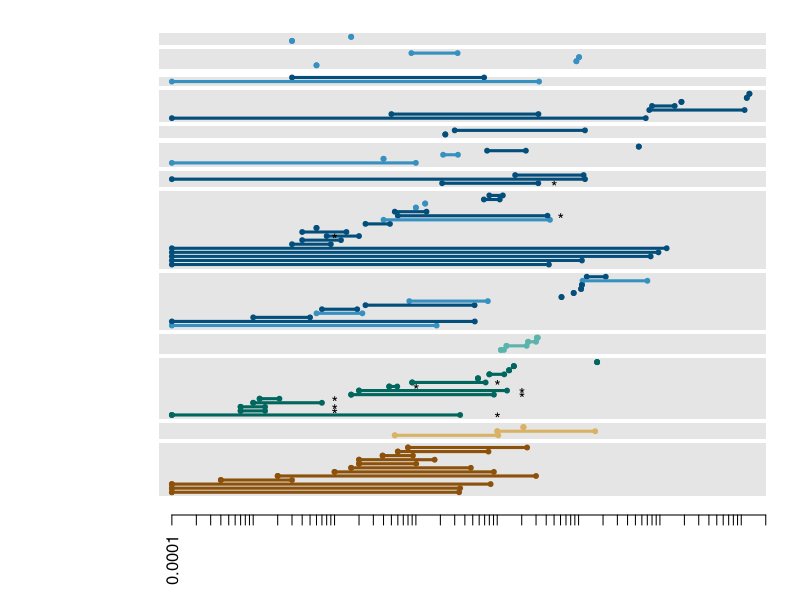

Write R code to recreate this figure.
library(tidyverse)
pools_rates = read.csv("mc_pools_fluxes.csv")
inverts = pools_rates %>% 
  filter(majorGroup == "invertebrate") %>%
  filter(!tissue=="reproductive", 
         !tissue=="gland",
         !tissue=="hepatopancreas",
         !tissue=="intestine")
abiotic = pools_rates %>% 
  filter(tissue=='abiotic') %>%
  filter(!(is.na(position)))
verts = pools_rates %>% filter(majorGroup=="vertebrate")
  
# setting up the plot ============================
windows(height = 9, width = 6.5)
par(omi = c(0.1,0.1,0.1,0.1), mai = c(0.75,1.25,0,0))

#Vertebrates
plot(verts$position ~ log10(verts$begin), 
     yaxt = 'n', xaxt = 'n', xlab = "", ylab = "",
     xlim = c(log10(0.00007),log10(2000)), ylim = c(0,115),
     pch = 15, cex = 0.65, col = verts$tissueColor, bty = 'n')

polygon(c(log10(0.00007),log10(2000), log10(2000), log10(0.00007)),
        c(0,0,13,13), col = "gray90", border = NA)
polygon(c(log10(0.00007),log10(2000), log10(2000), log10(0.00007)),
        c(14,14,18,18), col = "gray90", border = NA)
polygon(c(log10(0.00007),log10(2000), log10(2000), log10(0.00007)),
        c(19,19,34,34), col = "gray90", border = NA)
polygon(c(log10(0.00007),log10(2000), log10(2000), log10(0.00007)),
        c(35,35,40,40), col = "gray90", border = NA)
#bivalves
polygon(c(log10(0.00007),log10(2000), log10(2000), log10(0.00007)),
        c(41,41,55,55), col = "gray90", border = NA)
#gastropod
polygon(c(log10(0.00007),log10(2000), log10(2000), log10(0.00007)),
        c(56,56,75,75), col = "gray90", border = NA)
#chironomids
polygon(c(log10(0.00007),log10(2000), log10(2000), log10(0.00007)),
        c(76,76,80,80), col = "gray90", border = NA)
#decapod
polygon(c(log10(0.00007),log10(2000), log10(2000), log10(0.00007)),
        c(81,81,87,87), col = "gray90", border = NA)
#oligochaete
polygon(c(log10(0.00007),log10(2000), log10(2000), log10(0.00007)),
        c(88,88,91,91), col = "gray90", border = NA)
#zooplankton
polygon(c(log10(0.00007),log10(2000), log10(2000), log10(0.00007)),
        c(92,92,100,100), col = "gray90", border = NA)
#fish
polygon(c(log10(0.00007),log10(2000), log10(2000), log10(0.00007)),
        c(101,101,103,103), col = "gray90", border = NA)
#reptiles & amphibians
polygon(c(log10(0.00007),log10(2000), log10(2000), log10(0.00007)),
        c(105,105,110,110), col = "gray90", border = NA)
#bird
polygon(c(log10(0.00007),log10(2000), log10(2000), log10(0.00007)),
        c(111,111,114,114), col = "gray90", border = NA)

points(verts$position ~ log10(verts$begin), 
       pch = 19, cex = 0.65, col = verts$tissueColor)
points(verts$position ~ log10(verts$end), 
       pch = 19, cex = 0.65, col = verts$tissueColor)
arrows(y0 = verts$position, x0 = log10(verts$begin), 
       y1 = verts$position, x1 = log10(verts$end),
       angle = 0, length = 0, lwd = 3,
       col = verts$tissueColor)

# All Invertebrates ============================
points(inverts$position ~ log10(inverts$begin), 
       pch = 19, cex = 0.65, col = inverts$tissueColor)
points(inverts$position ~ log10(inverts$end), 
       pch = 19, cex = 0.65, col = inverts$tissueColor)
arrows(y0 = inverts$position, x0 = log10(inverts$begin), 
       y1 = inverts$position, x1 = log10(inverts$end),
       angle = 0, length = 0, lwd = 3,
       col = inverts$tissueColor)

# Abiotic========================================
points(abiotic$position ~ log10(abiotic$begin), 
     yaxt = 'n', xaxt = 'n', xlab = "", ylab = "",
     pch = 19, cex = 0.65, col = abiotic$tissueColor)
points(abiotic$position ~ log10(abiotic$begin), 
       pch = 19, cex = 0.65, col = abiotic$tissueColor)
points(abiotic$position ~ log10(abiotic$end), 
       pch = 19, cex = 0.65, col = abiotic$tissueColor)
arrows(y0 = abiotic$position, x0 = log10(abiotic$begin), 
       y1 = abiotic$position, x1 = log10(abiotic$end),
       angle = 0, length = 0, lwd = 3,
       col = abiotic$tissueColor)
axis(side = 1, 
     at = c(log10(0.0001), log10(0.0002), log10(0.0003), log10(0.0004), 
            log10(0.0005), log10(0.0006), log10(0.0007), log10(0.0008), 
            log10(0.0009), log10(0.001), log10(0.002), log10(0.003), 
            log10(0.004), log10(0.005), log10(0.006), log10(0.007), 
            log10(0.008), log10(0.009), log10(0.01), log10(0.02), 
            log10(0.03), log10(0.04), log10(0.05), log10(0.06), log10(0.07),
            log10(0.08), log10(0.09), log10(0.1), log10(0.2), log10(0.3),
            log10(0.4), log10(0.5), log10(0.6), log10(0.7), log10(0.8),
            log10(0.9), log10(1), log10(2), log10(3), log10(4), log10(5),
            log10(6), log10(7), log10(8), log10(9), log10(10), log10(20),
            log10(30), log10(40), log10(50), log10(60), log10(70), 
            log10(80), log10(90), log10(100), log10(200), log10(300), 
            log10(400), log10(500), log10(600), log10(700), log10(800),
            log10(900), log10(1000), log10(2000)),
     labels = c("0.0001","","","","","","","","",
                "0.001","","","","","","","","",
                "0.01","","","","","","","","",
                "0.1","","","","","","","","",
                "1","","","","","","","","",
                "10","","","","","","","","",
                "100","","","","","","","","",
                "1000",""), las = 2)

fresh = pools_rates %>% filter(unitNote=="freshWeight")
points(fresh$position ~ log10(fresh$freshAsterisk), pch = "*")